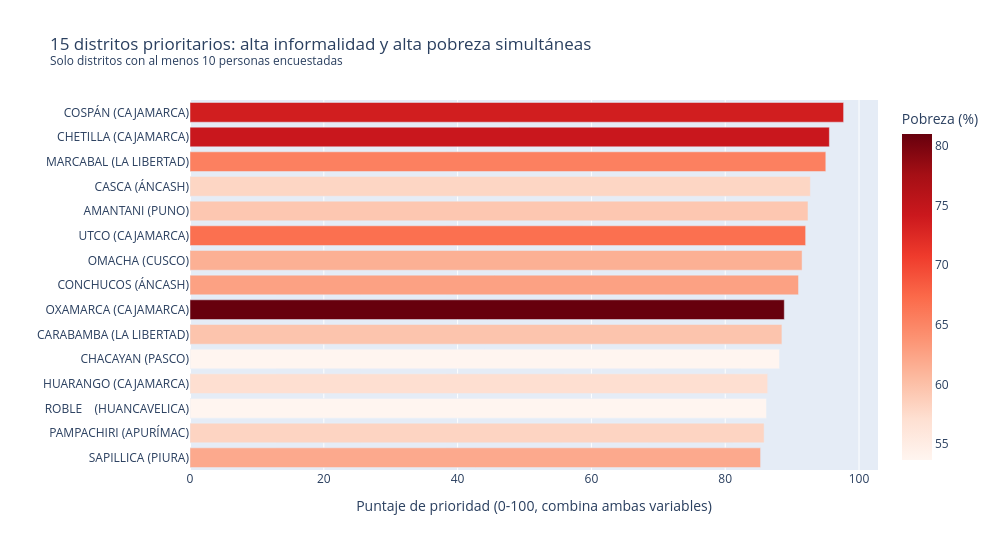

Here is the notebook cell this chart was saved with:
### Markdown cell above
## <font color=279CF5>3.4 Distritos prioritarios: donde ambos problemas coinciden</font>

El último gráfico traduce el análisis en una salida accionable. Dentro del cuadrante crítico
identificado en 3.1, se construye un puntaje que promedia la posición relativa del distrito en ambas
variables y se listan los quince casos más severos. Se excluyen los distritos con muestra insuficiente
para no priorizar territorios sobre la base de ruido estadístico.

### Code cell
criticos = df[
    (df["cuadrante"] == "Crítico (alta informalidad + alta pobreza)")
    & (df["muestra_suficiente"])
].copy()

criticos["score_prioridad"] = (
    criticos["tasa_informalidad_pct"].rank(pct=True)
    + criticos["pobreza_pct"].rank(pct=True)
) / 2 * 100

top15 = criticos.nlargest(15, "score_prioridad").copy()
top15["etiqueta"] = top15["DISTRITO"] + " (" + top15["DEPARTAMENTO"] + ")"

fig = px.bar(
    top15.sort_values("score_prioridad"),
    x="score_prioridad",
    y="etiqueta",
    orientation="h",
    color="pobreza_pct",
    color_continuous_scale="Reds",
    hover_data={"tasa_informalidad_pct": ":.1f", "pobreza_pct": ":.1f",
                "POBLACION_PROYECTADA_2020": ":,", "n_muestra": True,
                "etiqueta": False, "score_prioridad": ":.1f"},
    title="15 distritos prioritarios: alta informalidad y alta pobreza simultáneas<br>"
          f"<sup>Solo distritos con al menos {UMBRAL_MUESTRA} personas encuestadas</sup>",
)
fig.update_layout(
    xaxis_title="Puntaje de prioridad (0-100, combina ambas variables)",
    yaxis_title="",
    coloraxis_colorbar_title="Pobreza (%)",
    width=1000,
    height=550,
)
fig.show()

print(f"Distritos en el cuadrante crítico con muestra suficiente: {len(criticos)}")
print(f"Población que representan: {criticos['POBLACION_PROYECTADA_2020'].sum():,.0f} habitantes")
display(top15[["DISTRITO", "PROVINCIA", "DEPARTAMENTO", "tasa_informalidad_pct",
               "pobreza_pct", "POBLACION_PROYECTADA_2020", "n_muestra"]].round(1))

### Figure 1 — Plotly figure (JSON) as saved in the notebook; plotly's stock layout.template omitted (floating-point values rounded to 4 significant figures)
{"data": [{"customdata": [[64.37, 61.99, 11060.0, 25.0], [66.19, 58.24, 2268.0, 13.0], [76.52, 53.72, 1216.0, 11.0], [66.85, 57.18, 18610.0, 19.0], [85.37, 53.68, 1820.0, 13.0], [66.91, 59.67, 6916.0, 14.0], [63.47, 81.0, 5824.0, 11.0], [68.15, 62.68, 7850.0, 20.0], [70.02, 61.45, 5842.0, 14.0], [67.8, 66.83, 1081.0, 10.0], [79.24, 59.37, 3430.0, 10.0], [85.65, 58.04, 4015.0, 15.0], [76.97, 65.5, 11380.0, 10.0], [70.45, 74.38, 3863.0, 11.0], [80.16, 73.63, 7159.0, 11.0]], "hovertemplate": "score_prioridad=%{x:.1f}<br>tasa_informalidad_pct=%{customdata[0]:.1f}<br>pobreza_pct=%{marker.color:.1f}<br>POBLACION_PROYECTADA_2020=%{customdata[2]:,}<br>n_muestra=%{customdata[3]}<extra></extra>", "legendgroup": "", "marker": {"color": [61.99, 58.24, 53.72, 57.18, 53.68, 59.67, 81.0, 62.68, 61.45, 66.83, 59.37, 58.04, 65.5, 74.38, 73.63], "coloraxis": "coloraxis", "pattern": {"shape": ""}}, "name": "", "orientation": "h", "showlegend": false, "textposition": "auto", "type": "bar", "x": [85.28, 85.82, 86.17, 86.35, 88.12, 88.48, 88.83, 90.96, 91.49, 92.02, 92.38, 92.73, 95.04, 95.57, 97.7], "xaxis": "x", "y": ["SAPILLICA (PIURA)", "PAMPACHIRI (APURÍMAC)", "ROBLE    (HUANCAVELICA)", "HUARANGO (CAJAMARCA)", "CHACAYAN (PASCO)", "CARABAMBA (LA LIBERTAD)", "OXAMARCA (CAJAMARCA)", "CONCHUCOS (ÁNCASH)", "OMACHA (CUSCO)", "UTCO (CAJAMARCA)", "AMANTANI (PUNO)", "CASCA (ÁNCASH)", "MARCABAL (LA LIBERTAD)", "CHETILLA (CAJAMARCA)", "COSPÁN (CAJAMARCA)"], "yaxis": "y"}], "layout": {"barmode": "relative", "coloraxis": {"autocolorscale": false, "colorbar": {"title": {"text": "Pobreza (%)"}}, "colorscale": [[0, "rgb(255,245,240)"], [0.125, "rgb(254,224,210)"], [0.25, "rgb(252,187,161)"], [0.375, "rgb(252,146,114)"], [0.5, "rgb(251,106,74)"], [0.625, "rgb(239,59,44)"], [0.75, "rgb(203,24,29)"], [0.875, "rgb(165,15,21)"], [1, "rgb(103,0,13)"]]}, "height": 550, "legend": {"tracegroupgap": 0}, "title": {"text": "15 distritos prioritarios: alta informalidad y alta pobreza simultáneas<br><sup>Solo distritos con al menos 10 personas encuestadas</sup>"}, "width": 1000, "xaxis": {"anchor": "y", "domain": [0, 1], "title": {"text": "Puntaje de prioridad (0-100, combina ambas variables)"}}, "yaxis": {"anchor": "x", "domain": [0, 1], "title": {"text": ""}}}}
